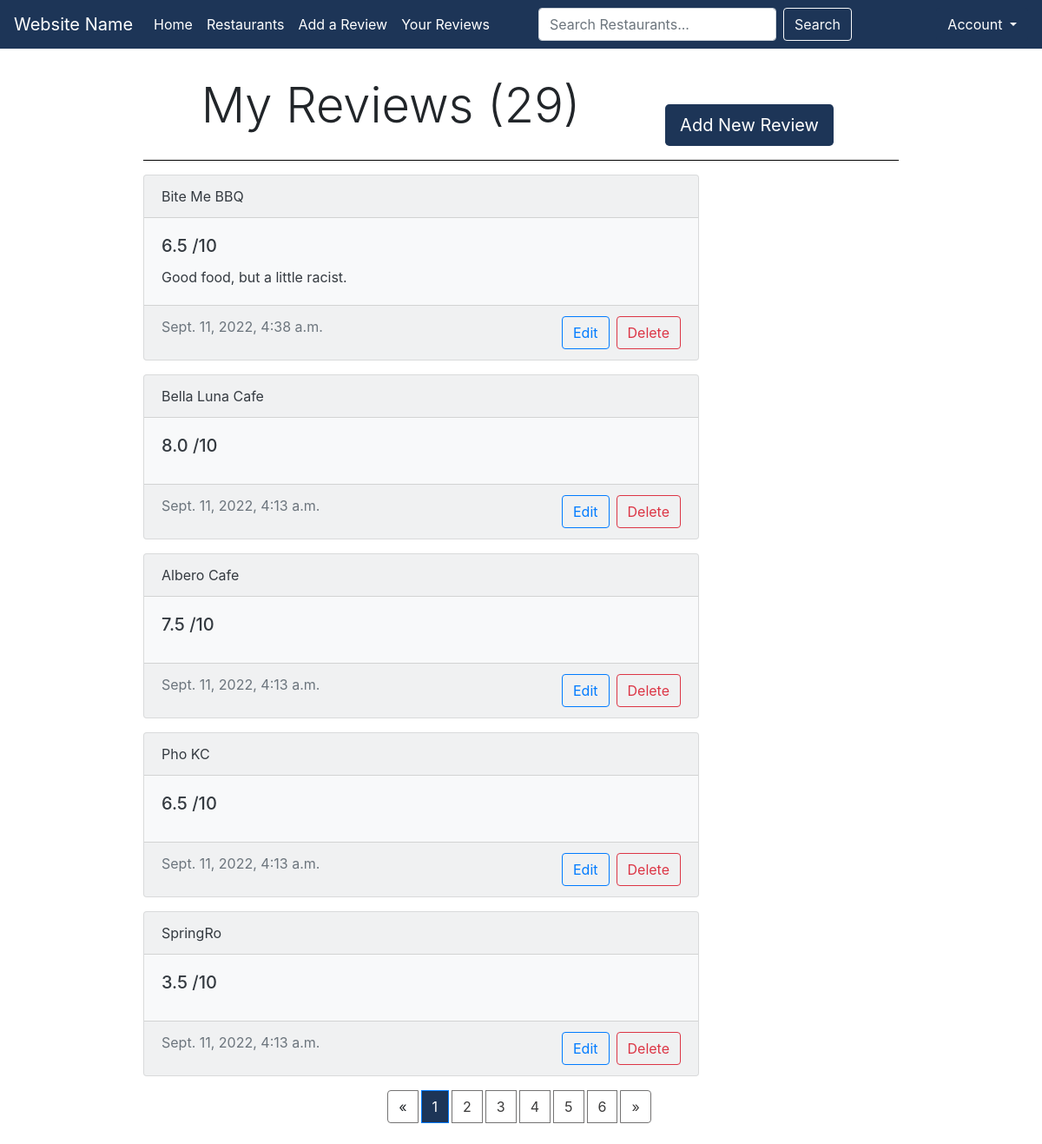
Before: /ratings (signed in) with the older database file.
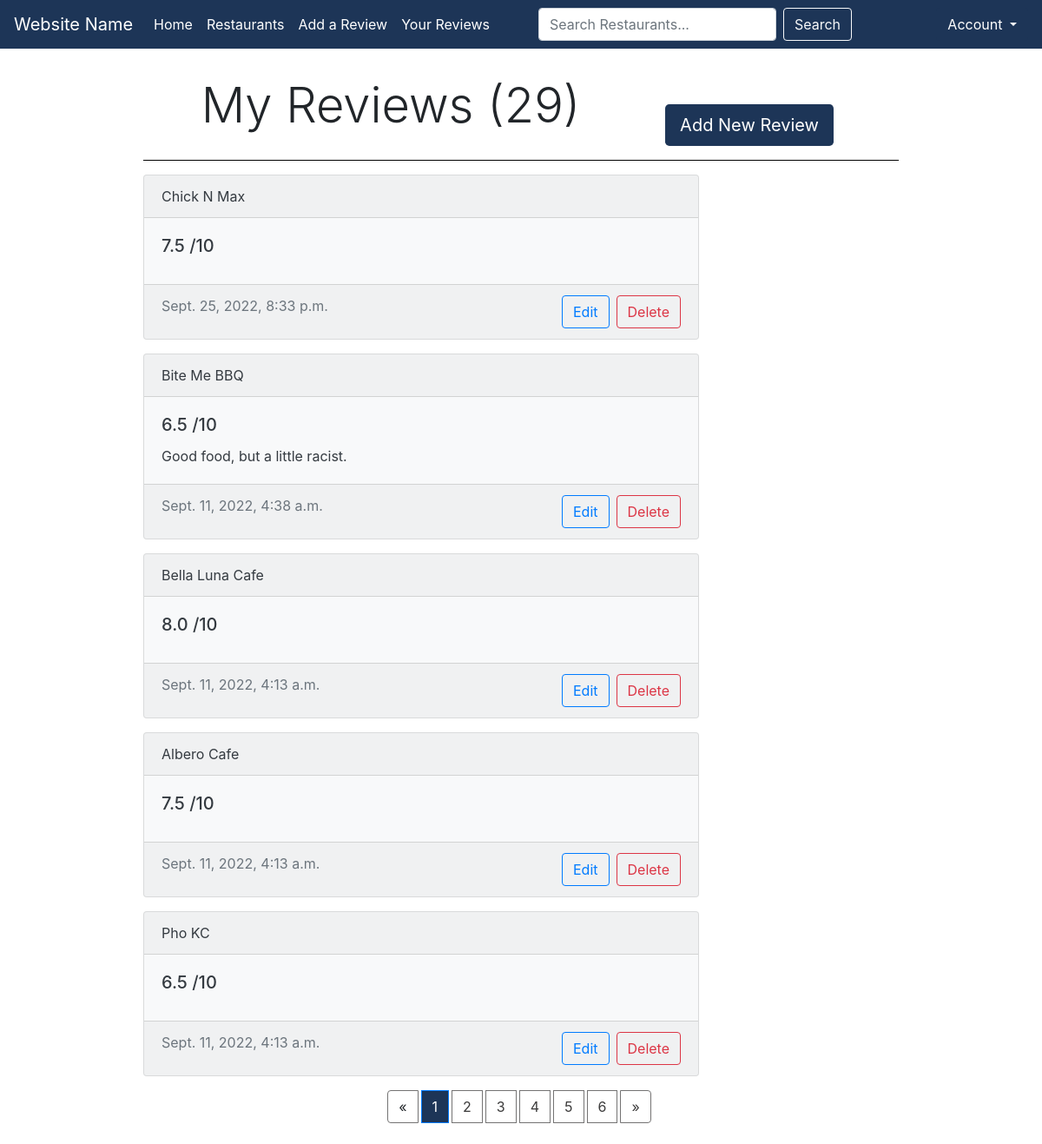
After: the same page with the newer database file.
### restaurants/models.py (models this page shows, shortened)
class Rating(models.Model):
    user = models.ForeignKey(
        User, on_delete=models.CASCADE, null=False)
    restaurant = models.ForeignKey(
        Restaurant, on_delete=models.CASCADE, null=False)
    rating = models.DecimalField(decimal_places=1, max_digits=3)
    review = models.TextField(null=True, blank=True)
    updated = models.DateTimeField(auto_now=True)
    created = models.DateTimeField(auto_now_add=True)
    class Meta:
        ordering = ['-updated', '-created']

class Restaurant(models.Model):
    name = models.CharField(max_length=100, null=False)
    tags = models.CharField(max_length=50, null=True)
    local_highlight = models.CharField(max_length=500, null=True)
    class Meta:
        db_table = "restaurant"
    def __str__(self):
        return self.name

### restaurants/views.py (the view)
# urls.py: path("ratings", views.ratings, name="ratings"),
@login_required(login_url="login")
def ratings(request):
    user = request.user
    ratings = Rating.objects.filter(user=user)
    rating_count = Rating.objects.filter(user=user).count()
    paginator = Paginator(ratings, 5)
    page_number = request.GET.get('page', 1)
    page_obj = paginator.get_page(page_number)
    page_obj.adjusted_elided_pages = paginator.get_elided_page_range(page_number, on_each_side=2)
    context = {'ratings': ratings, 'user': user, 'page_obj': page_obj, 'ratingCount': rating_count}
    return render(request, "restaurants/ratings.html", context)

### restaurants/templates/restaurants/ratings.html (shortened to what this page needs)
{% extends 'restaurants/base.html' %}
{% block content %}
<div class="container w-75">
  <div class="row">
    <h1 class="display-4 col-sm-8 mt-3 text-center">My Reviews ({{ratingCount}})</h1>
    <div class="col-sm-3">
      <div class= "btn-toolbar float-right mt-5">
        <a class="btn darkBlue btn-lg" href="{% url 'addrating' %}">Add New Review</a>
      </div>
    </div>
  </div>
<hr size="10" color="#000000" noshade>
{% for rating in page_obj %}
        <div class="card text-dark bg-light mb-3" style="max-width: 40rem;">
          <div class="card-header">{{rating.restaurant}}</div>
            <div class="card-body">
              <h5 class="card-title">{{rating.rating}} /10</h5>
              <p class="card-text">{{rating.review}}</p>
            </div>
          <div class="card-footer text-muted">{{rating.updated}}
            <div class= "btn-toolbar float-right">
              <a class="btn btn-outline-primary mr-2" href="{% url 'update-rating' rating.id %}">Edit</a>
              <a class="btn btn-outline-danger" href="{% url 'delete-rating' rating.id %}">Delete</a>
            </div>
          </div>
        </div>
        {% empty %}
          <div class="alert alert-light" role="alert"> Oops! Looks like you haven't reviewed anything yet! &#9785; </div>
{% endfor %}
<nav class="mt-3" aria-label="Page navigation">
  <ul class="pagination justify-content-center flex-wrap mt-2 mb-4">
    {% if page_obj.has_previous %}
        <li class="page-item mr-1"><a class="page-link" href="?page={{ page_obj.previous_page_number }}">&laquo;</a></li>
    {% else %}
        <li class="page-item mr-1"><a class="page-link">&laquo;</a></li>
    {% endif %}
    {% for i in page_obj.adjusted_elided_pages|default_if_none:page_obj.paginator.get_elided_page_range %}
        {% if page_obj.number == i %}
            <li class="active page-item mr-1"><span class="page-link" id="activeItem">{{ i }} <span class="sr-only">(current)</span></span>
            </li>
        {% else %}
            {% if i == page_obj.paginator.ELLIPSIS %}
                <li class="page-item mr-1"><a class="page-link">{{ i }}</a></li>
            {% else %}
                <li class="page-item mr-1"><a class="page-link" href="?page={{ i }}">{{ i }}</a></li>
            {% endif %}
        {% endif %}
    {% endfor %}
    {% if page_obj.has_next %}
        <li class="page-item mr-1"><a class="page-link" href="?page={{ page_obj.next_page_number }}">&raquo;</a></li>
    {% else %}
        <li class="page-item mr-1"><a class="page-link">&raquo;</a></li>
    {% endif %}
  </ul>
</nav>
</div>
{% endblock %}

Changed rows visible on the page:
no longer on this page (row unchanged): Rating: restaurant "SpringRo", rating "3.5", updated "Sept. 11, 2022, 4:13 a.m."
now on this page (row edited): Rating: restaurant "Chick N Max", rating "7.5", updated "Sept. 25, 2022, 8:33 p.m."
